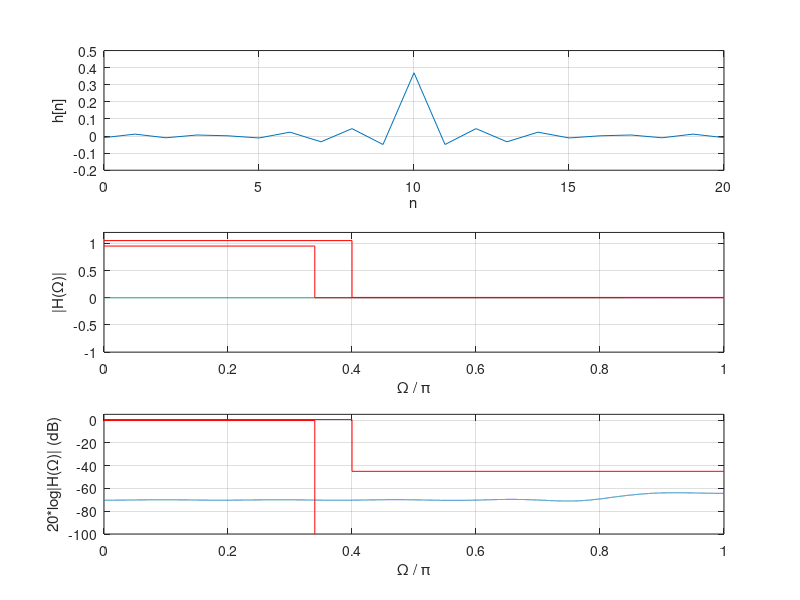
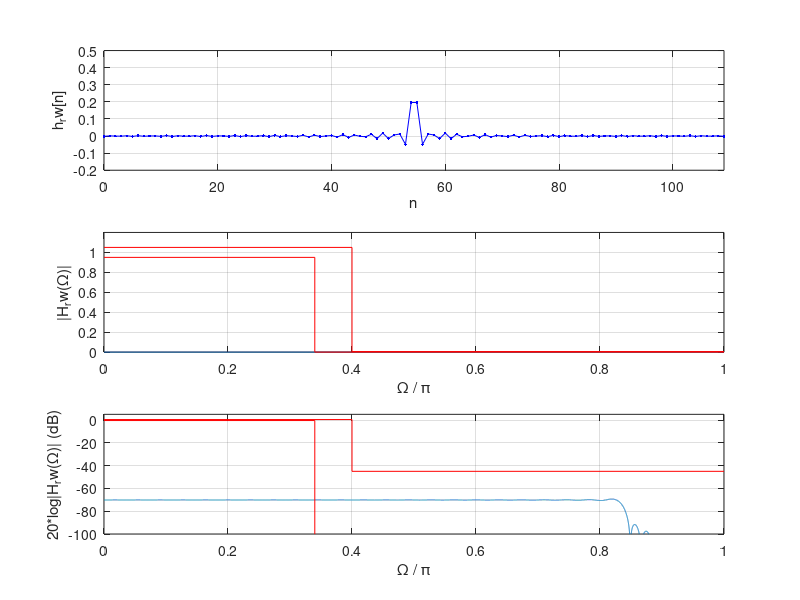
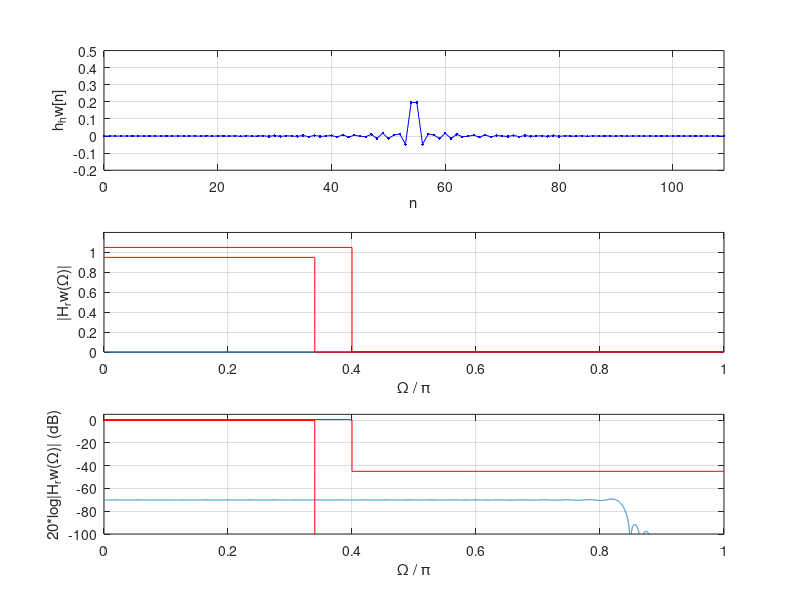
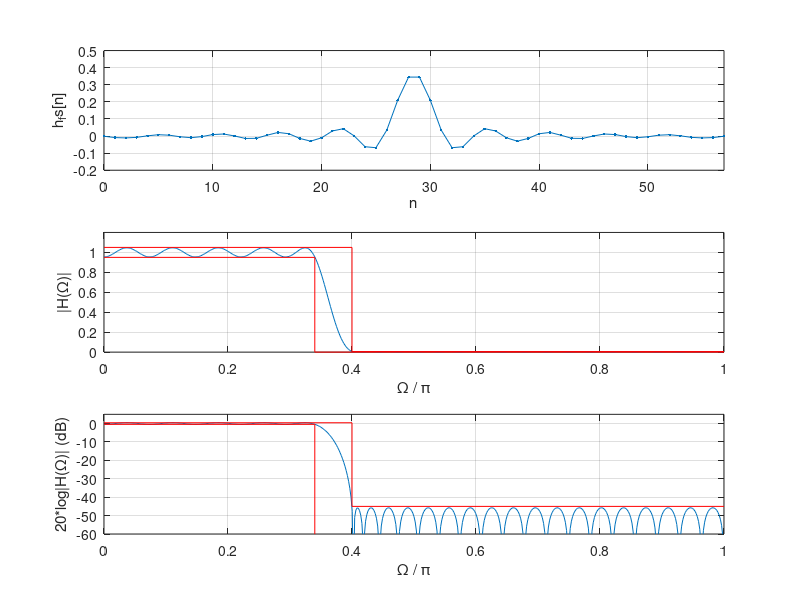

These charts were generated, in order, by the following MATLAB code:
% JKU, Digitale Signalverarbeitung UE, WS 2022/23
%#########################################################################
% Assignment 5, Aufgabe 1 : FIR Tiefpassentw�rfe
%#########################################################################

%=========================================================================
% FIR - filter design using the windowing method
%       rectangular window with N=20
%=========================================================================
clear all;
close all

fs = 20e3;                          % sampling frequency

%--- tolerance scheme
f_pass = 3.4e3;                     % passband cutoff frequency
f_stop = 4e3;                       % stopband cutoff frequency
Omega_pass = 2*pi*f_pass/fs;  	                % passband cutoff radian frequency
Omega_stop = 2*pi*f_stop/fs;   	            % stopband cutoff radian frequency

Delta_1 = 0.05;  			        % passband tolerance
Delta_2 = 10^(-45/20); 			            % stopband tolerance (20 log(Delta_2/1) = -45 dB

%--- filter parameters
N = 20;        				        % filter order
Omega_0 = (Omega_pass + Omega_stop)/2 	                    % corner radian frequency

%--- impulse response (causal, order N)
nv = -N/2:N/2;
h_ideal = (Omega_0/pi).*sinc(nv*Omega_0);

%--- apply window on h_ideal (e.g., rectangular or hamming,...)
w    = ones(1,numel(h_ideal));  % rectangular window
h_rw = h_ideal.*w;                % apply window , h_rw (h_rectangular-window)

%--- frequency response
M = 1024;                           % number of frequency samples
[H_rw,Omega] = freqz(h_rw,M,fs);

%--- Graphics
%   - tolerance scheme for display
TSu_w=[0,Omega_stop,Omega_stop,pi];              % upper tolerance border
TSu_m=[(1+Delta_1),(1+Delta_1),Delta_2,Delta_2];
TSl_w=[0,Omega_pass,Omega_pass,pi];              % lower tolerance border
TSl_m=[(1-Delta_1),(1-Delta_1),0      ,0      ];

%   - plot
fig1=figure(1); clf;
set(fig1, 'Position', [20 20+600 600 600])
subplot(3,1,1)
nv_shift = 0:N;
plot(nv_shift,h_rw); grid on; % impulse response
xlabel('n'), ylabel('h[n]')
axis([0 N -.2 .5]);
subplot(3,1,2)
plot(Omega/pi,abs(H_rw)); hold on;
plot(TSu_w/pi,TSu_m,'r'  , TSl_w/pi,TSl_m,'r')
axis([0 1 -1 1.2]); grid on
xlabel('\Omega / \pi')
ylabel('|H(\Omega)|')
subplot(3,1,3);
plot(Omega/pi,20*log10(abs(H_rw))); hold on;
plot(TSu_w/pi,20*log10(TSu_m),'r',TSl_w/pi,20*log10(TSl_m+1e-12),'r')
axis([0 1 -100 5]); grid
xlabel('\Omega / \pi')
ylabel('20*log|H(\Omega)| (dB)')

%pause
%=========================================================================
% FIR - filter design using the windowing method
%       repeat filter design for:
%       rectangular window and order N=109
%=========================================================================

N =109;

%--- impulse response (causal, order N)
nv      = -N/2:N/2;
h_ideal = (Omega_0/pi).*sinc(nv*Omega_0);


w    = ones(1,numel(h_ideal));         % rectangular window
h_rw = h_ideal.*w;                       % apply window , h_rw (h_rectangular-window)

%--- frequency response
[H_rw,Omega] = freqz(h_rw,M,fs);

%--- plot
fig2=figure(2); clf;
set(fig2, 'Position', [20 20+600 600 600])
subplot(3,1,1)
nv_shift = 0:N;
plot(nv_shift,h_rw,'b.-'), grid on % impulse response
xlabel('n'), ylabel('h_rw[n]')
axis([0 N -.2 .5]);
subplot(3,1,2);
plot(Omega/pi,abs(H_rw)); hold on
plot(TSu_w/pi,TSu_m,'r'  , TSl_w/pi,TSl_m,'r')
axis([0 1 0 1.2]); grid
xlabel('\Omega / \pi')
ylabel('|H_rw(\Omega)|')
subplot(3,1,3);
plot(Omega/pi,20*log10(abs(H_rw))); hold on
plot(TSu_w/pi,20*log10(TSu_m),'r',TSl_w/pi,20*log10(TSl_m+1e-12),'r')
axis([0 1 -100 5]); grid
xlabel('\Omega / \pi')
ylabel('20*log|H_rw(\Omega)| (dB)')

%pause
%=========================================================================
% FIR - filter design using the windowing method
%       repeat filter design for:
%       Hamming window and order N=109
%=========================================================================
w    = hamming(numel(h_ideal)).';       % hamming window
h_hw = h_ideal.*w;                        % h_hw (h_hamming-window)

%--- frequency response
[H_hw,Omega] = freqz(h_rw,M,fs);

%--- plot
fig3=figure(3); clf;
set(fig3, 'Position', [20 20+600 600 600])
subplot(3,1,1)
nv_shift = 0:N;
plot(nv_shift,h_hw,'b.-'), grid on % impulse response
xlabel('n'), ylabel('h_hw[n]')
axis([0 N -.2 .5]);
subplot(3,1,2);
plot(Omega/pi,abs(H_hw)); hold on;
plot(TSu_w/pi,TSu_m,'r'  , TSl_w/pi,TSl_m,'r')
axis([0 1 0 1.2]); grid
xlabel('\Omega / \pi')
ylabel('|H_rw(\Omega)|')
subplot(3,1,3);
plot(Omega/pi,20*log10(abs(H_hw))); hold on;
plot(TSu_w/pi,20*log10(TSu_m),'r',TSl_w/pi,20*log10(TSl_m+1e-12),'r')
axis([0 1 -100 5]); grid
xlabel('\Omega / \pi')
ylabel('20*log|H_rw(\Omega)| (dB)')

%pause

%=========================================================================
% FIR - filter design using the Equiripple Method
%=========================================================================
%--- Set parameters
F       = [f_pass , f_stop];
A       = [1 , 0];
DEV     = [Delta_1, Delta_2];

%--- Find Approximate Order of Filter
[n,fo,ao,w] = firpmord(F,A,DEV,fs)

%--- Call Filter Design Tool
h_pm=firpm(n,fo,ao,w);

N=length(h_pm)+1;                    %Falls sich herausstellt, dass das Toleranzschema mit der in
%                          %"firpmord" berechneten Filterordnung noch nicht eingehalten wird
%                          %erh�hen Sie hier die Filterordnung
h_pm=firpm(N,fo,ao,w);   %...und berechnen Sie die Koeffizienten erneut.

%--- Frequency Response
[H_pm,W]=freqz(h_pm,1);

%--- plot
fig6=figure(14); hold off;
set(fig6, 'Position', [20 20+600 600 600])

subplot(3,1,1); hold off;
nv = 0:N;
plot(nv,h_pm,'.-'), grid % impulse response
xlabel('n'), ylabel('h_fs[n]')
axis([0 N -.2 .5]);
%-
subplot(3,1,2); hold off;
plot(W/pi,abs(H_pm)); hold on
plot(TSu_w/pi,TSu_m,'r'  , TSl_w/pi,TSl_m,'r')
axis([0 1 0 1.2]); grid on
xlabel('\Omega / \pi')
ylabel('|H(\Omega)|')
%-
subplot(3,1,3); hold off;
plot(W/pi,20*log10(abs(H_pm))); hold on;
plot(TSu_w/pi,20*log10(TSu_m),'r',TSl_w/pi,20*log10(TSl_m+1e-12),'r')
axis([0 1 -60 5]); grid on;
xlabel('\Omega / \pi')
ylabel('20*log|H(\Omega)| (dB)')

%--- Pole-Zero-Diagram in Z-Plane
figure(15); hold off;
zplane(h_pm);    %see assignment4 for hints how to plot
